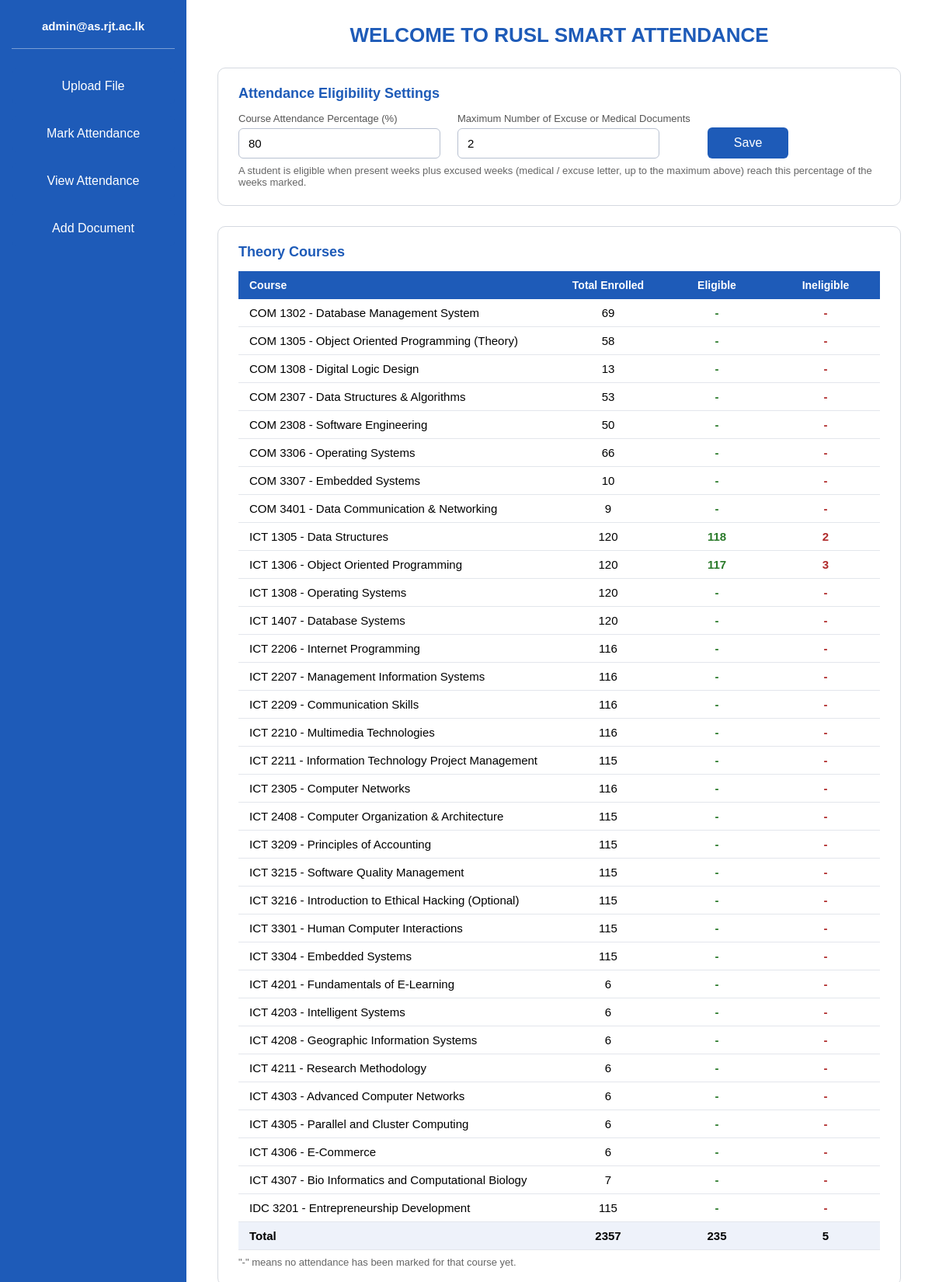
The app's page /admin.php (signed in, upper part) with its own data.
### tables this page shows
CREATE TABLE IF NOT EXISTS `calculation` (
  `attendancePercentage` float DEFAULT NULL,
  `number_of_docuemnt` int DEFAULT NULL
);

CREATE TABLE IF NOT EXISTS `course` (
  `CourseCode` varchar(50) NOT NULL,
  `Course_Name` varchar(255) NOT NULL,
  `Lecturer_Staff_Id` varchar(50) DEFAULT NULL,
  PRIMARY KEY (`CourseCode`),
  KEY `Lecturer_Staff_Id` (`Lecturer_Staff_Id`)
);

### admin.php (the view, shortened to what this page needs)
<?php
$username = $_SESSION['email'];
$dbHost = 'localhost'; $dbName = '2026_secondsem'; $dbUser = 'root'; $dbPass = '';
$warn     = '';
$savedPct = null;
$savedDoc = null;
$pctInput = '';
$docInput = '';
$tables   = ['Theory' => [], 'Practical' => []];
function findCol($cols, $pattern, $default = null) {
    foreach ($cols as $c) {
        if (preg_match($pattern, $c)) return $c;
    }
    return $default;
}
function fmtNum($v) {
    $v = (string)$v;
    return $v;
}
function isPracticalCode($code) {
    return (bool)preg_match('/\d{4}\s*P$/i', trim($code));
}
function documentId($course, $reg, $weekNo, $letter) {
    if (!preg_match('/\d+/', $course, $cm) || !preg_match('/(\d+)\D*$/', $reg, $rm)) return '';
    $last3 = substr(str_pad($rm[1], 3, '0', STR_PAD_LEFT), -3);
    return $cm[0] . $last3 . (int)$weekNo . $letter;
}
try {
    $pdo = new PDO("mysql:host=$dbHost;dbname=$dbName;charset=utf8mb4", $dbUser, $dbPass, [PDO::ATTR_ERRMODE => PDO::ERRMODE_EXCEPTION]);
    $calcCols = $pdo->query('SHOW COLUMNS FROM calculation')->fetchAll(PDO::FETCH_COLUMN);
    $pctCol = findCol($calcCols, '/percent/i');
    $docCol = findCol($calcCols, '/doc/i');
    $row = $pdo->query("SELECT `$pctCol` AS p, `$docCol` AS d FROM calculation LIMIT 1")->fetch(PDO::FETCH_ASSOC);
    if ($row && $row['p'] !== null && $row['d'] !== null) {
        $savedPct = (float)$row['p'];
        $savedDoc = (int)$row['d'];
        $pctInput = fmtNum($row['p']);
        $docInput = fmtNum($row['d']);
    }
    if ($savedPct !== null) {
        $required = $savedPct;
        $maxDocs  = $savedDoc;
        $courseCols = $pdo->query('SHOW COLUMNS FROM course')->fetchAll(PDO::FETCH_COLUMN);
        $cCode = findCol($courseCols, '/code/i', $courseCols[0]);
        $cName = findCol($courseCols, '/name/i');
        $courses = $pdo->query("SELECT `$cCode` AS code" . ($cName ? ", `$cName` AS cname" : ", '' AS cname") . " FROM course ORDER BY `$cCode`")
                       ->fetchAll(PDO::FETCH_ASSOC);
        $enrolled = [];
        foreach ($pdo->query('SELECT CourseCode, Registration_Number FROM attends')->fetchAll(PDO::FETCH_ASSOC) as $r) {
            $enrolled[trim($r['CourseCode'])][trim($r['Registration_Number'])] = true;
        }
        $att = []; $weeksOf = [];
        try {
            $attCols = $pdo->query('SHOW COLUMNS FROM attendance')->fetchAll(PDO::FETCH_COLUMN);
            $aReg = findCol($attCols, '/reg/i');  $aCourse = findCol($attCols, '/course/i');
            $aWeek = findCol($attCols, '/week/i'); $aStatus = findCol($attCols, '/status/i');
            if ($aReg && $aCourse && $aWeek && $aStatus) {
                $q = $pdo->query("SELECT `$aReg` AS reg, `$aCourse` AS course, `$aWeek` AS wk, `$aStatus` AS st FROM attendance");
                foreach ($q->fetchAll(PDO::FETCH_ASSOC) as $r) {
                    $c = trim($r['course']); $w = (int)$r['wk'];
                    $att[$c][trim($r['reg'])][$w] = ((int)$r['st'] === 1) ? 1 : 0;
                    $weeksOf[$c][$w] = true;
                }
            }
        } catch (PDOException $e) {
            $warn = 'The attendance table could not be read: ' . $e->getMessage();
        }
        $docs = [];
        try {
            foreach ($pdo->query('SELECT Document_Id, Registration_Number FROM document')->fetchAll(PDO::FETCH_ASSOC) as $d) {
                $docs[$d['Document_Id']] = trim($d['Registration_Number']);
            }
        } catch (PDOException $e) {
            $warn .= ($warn ? ' ' : '') . 'The document table could not be read, so medical / excuse documents are not counted: ' . $e->getMessage();
        }
        foreach ($courses as $c) {
            $code  = trim($c['code']);
            $regs  = array_keys($enrolled[$code] ?? []);
            $weeks = array_keys($weeksOf[$code] ?? []);
            $total = count($regs);
            $nWeeks = count($weeks);
            $eligible = null; $ineligible = null;
            if ($nWeeks > 0) {
                $eligible = 0; $ineligible = 0;
                foreach ($regs as $reg) {
                    $present = 0; $docAbsent = 0;
                    foreach ($weeks as $w) {
                        $s = $att[$code][$reg][$w] ?? 0;
                        if ($s === 1) { $present++; continue; }
                        foreach (['M', 'E'] as $letter) {
                            $id = documentId($code, $reg, $w, $letter);
                            if ($id !== '' && isset($docs[$id]) && strcasecmp($docs[$id], $reg) === 0) { $docAbsent++; break; }
                        }
                    }
                    $percent = (($present + min($docAbsent, $maxDocs)) / $nWeeks) * 100;
                    if (round($percent, 2) >= $required) $eligible++; else $ineligible++;
                }
            }
            $tables[isPracticalCode($code) ? 'Practical' : 'Theory'][] = [
                'code' => $code, 'name' => $c['cname'], 'total' => $total,
                'eligible' => $eligible, 'ineligible' => $ineligible, 'weeks' => $nWeeks,
            ];
        }
    }
} catch (PDOException $e) {
    $message = 'Database error: ' . $e->getMessage();
    $type    = 'error';
}
?>
<!DOCTYPE html>
<html lang="en">
<head>
</head>
<body>
    <div class="left">
        <div class="username"><?= htmlspecialchars($username) ?></div>
        <div class="menu">
            <a href="uploadfile.php" class="btn">Upload File</a>
            <a href="markattendance.php" class="btn">Mark Attendance</a>
            <a href="viewattendance.php" class="btn">View Attendance</a>
            <a href="document.php" class="btn">Add Document</a>
        </div>
    </div>
    <div class="right">
        <h1>WELCOME TO RUSL SMART ATTENDANCE</h1>
        <div class="panel">
            <h2>Attendance Eligibility Settings</h2>
            <form method="post" action="admin.php">
                <div class="fields">
                    <div>
                        <label for="attendance_percentage">Course Attendance Percentage (%)</label>
                        <input type="number" id="attendance_percentage" name="attendance_percentage"
                               min="0" max="100" step="0.01" placeholder="e.g. 80"
                               value="<?= htmlspecialchars($pctInput) ?>" required>
                    </div>
                    <div>
                        <label for="max_documents">Maximum Number of Excuse or Medical Documents</label>
                        <input type="number" id="max_documents" name="max_documents"
                               min="0" step="1" placeholder="e.g. 3"
                               value="<?= htmlspecialchars($docInput) ?>" required>
                    </div>
                    <div>
                        <button type="submit" class="save-btn">Save</button>
                    </div>
                </div>
            </form>
            <p class="note">A student is eligible when present weeks plus excused weeks (medical / excuse letter, up to the maximum above) reach this percentage of the weeks marked.</p>
        </div>
        <?php if ($savedPct === null): ?>
            <p class="note">Save the attendance percentage and the maximum number of documents to see the eligible and ineligible students of each course.</p>
        <?php else: ?>
            <?php foreach (['Theory', 'Practical'] as $kind): ?>
                <div class="panel">
                    <h2><?= $kind ?> Courses</h2>
                    <?php if (!$tables[$kind]): ?>
                        <p class="note">No <?= strtolower($kind) ?> courses found.</p>
                    <?php else:
                        $sumTotal = 0; $sumElig = 0; $sumInel = 0;
                    ?>
                        <table>
                            <thead>
                                <tr>
                                    <th>Course</th>
                                    <th class="num">Total Enrolled</th>
                                    <th class="num">Eligible</th>
                                    <th class="num">Ineligible</th>
                                </tr>
                            </thead>
                            <tbody>
                                <?php foreach ($tables[$kind] as $t):
                                    $sumTotal += $t['total'];
                                    $sumElig  += (int)$t['eligible'];
                                    $sumInel  += (int)$t['ineligible'];
                                ?>
                                <tr>
                                    <td><?= htmlspecialchars($t['code'] . ($t['name'] !== '' && $t['name'] !== null ? ' - ' . $t['name'] : '')) ?></td>
                                    <td class="num"><?= (int)$t['total'] ?></td>
                                    <td class="num ok"><?= $t['eligible'] === null ? '-' : (int)$t['eligible'] ?></td>
                                    <td class="num bad"><?= $t['ineligible'] === null ? '-' : (int)$t['ineligible'] ?></td>
                                </tr>
                                <?php endforeach; ?>
                                <tr class="total">
                                    <td>Total</td>
                                    <td class="num"><?= $sumTotal ?></td>
                                    <td class="num"><?= $sumElig ?></td>
                                    <td class="num"><?= $sumInel ?></td>
                                </tr>
                            </tbody>
                        </table>
                        <p class="note">"-" means no attendance has been marked for that course yet.</p>
                    <?php endif; ?>
                </div>
            <?php endforeach; ?>
        <?php endif; ?>
    </div>
</body>
</html>

### admin.php (style rules this page uses)
* { margin: 0; padding: 0; box-sizing: border-box; }
body { font-family: Arial, Helvetica, sans-serif; height: 100vh; display: flex; background: #ffffff; }
.left { width: 20%; height: 100vh; background: #1e5bb8; display: flex; flex-direction: column; padding: 25px 15px; }
.username { color: #ffffff; font-size: 15px; font-weight: bold; text-align: center; padding-bottom: 20px; margin-bottom: 25px; border-bottom: 1px solid rgba(255, 255, 255, 0.4); word-break: break-all; }
.menu { display: flex; flex-direction: column; gap: 15px; }
.btn { display: block; width: 100%; padding: 14px; background: #1e5bb8; color: #ffffff; border: none; border-radius: 6px; font-size: 16px; text-align: center; text-decoration: none; cursor: pointer; transition: background 0.2s; }
.right { width: 80%; height: 100vh; background: #ffffff; overflow-y: auto; padding: 30px 40px; }
.right h1 { color: #1e5bb8; font-size: 26px; text-align: center; margin-bottom: 26px; }
.panel { border: 1px solid #d5d9e0; border-radius: 10px; padding: 22px 26px; margin-bottom: 26px; }
.panel h2 { color: #1e5bb8; font-size: 18px; margin-bottom: 14px; }
.fields { display: flex; flex-wrap: wrap; gap: 22px; align-items: flex-end; }
.fields label { display: block; font-size: 13px; color: #555; margin-bottom: 5px; }
.fields input[type="number"] { padding: 10px 12px; border: 1px solid #b8c1d1; border-radius: 6px; font-size: 15px; width: 260px; }
.save-btn { background: #1e5bb8; color: #fff; border: none; padding: 11px 34px; border-radius: 6px; font-size: 16px; cursor: pointer; }
.note { color: #666; font-size: 13px; margin-top: 8px; }
table { width: 100%; border-collapse: collapse; margin-top: 4px; }
th { background: #1e5bb8; color: #fff; text-align: left; padding: 10px 14px; font-size: 14px; }
td { padding: 9px 14px; border-bottom: 1px solid #e3e6ec; font-size: 15px; }
td.num, th.num { text-align: center; width: 140px; }
.ok { color: #2a7a2a; font-weight: bold; }
.bad { color: #b02a2a; font-weight: bold; }
tr.total td { background: #eef2fa; font-weight: bold; }

### records on screen
calculation: attendance_percentage "80", max_documents "2"
course: CourseCode+Course_Name "COM 1302 - Database Management System", total "69"
course: CourseCode+Course_Name "COM 1305 - Object Oriented Programming (Theory)", total "58"
course: CourseCode+Course_Name "COM 1308 - Digital Logic Design", total "13"
course: CourseCode+Course_Name "COM 2307 - Data Structures & Algorithms", total "53"
course: CourseCode+Course_Name "COM 2308 - Software Engineering", total "50"
course: CourseCode+Course_Name "COM 3306 - Operating Systems", total "66"
course: CourseCode+Course_Name "COM 3307 - Embedded Systems", total "10"
course: CourseCode+Course_Name "COM 3401 - Data Communication & Networking", total "9"
course: CourseCode+Course_Name "ICT 1305 - Data Structures", total "120", eligible "118", ineligible "2"
course: CourseCode+Course_Name "ICT 1306 - Object Oriented Programming", total "120", eligible "117", ineligible "3"
course: CourseCode+Course_Name "ICT 1308 - Operating Systems", total "120"
course: CourseCode+Course_Name "ICT 1407 - Database Systems", total "120"
course: CourseCode+Course_Name "ICT 2206 - Internet Programming", total "116"
course: CourseCode+Course_Name "ICT 2207 - Management Information Systems", total "116"
course: CourseCode+Course_Name "ICT 2209 - Communication Skills", total "116"
course: CourseCode+Course_Name "ICT 2210 - Multimedia Technologies", total "116"
course: CourseCode+Course_Name "ICT 2211 - Information Technology Project Management", total "115"
course: CourseCode+Course_Name "ICT 2305 - Computer Networks", total "116"
course: CourseCode+Course_Name "ICT 2408 - Computer Organization & Architecture", total "115"
course: CourseCode+Course_Name "ICT 3209 - Principles of Accounting", total "115"
course: CourseCode+Course_Name "ICT 3215 - Software Quality Management", total "115"
course: CourseCode+Course_Name "ICT 3216 - Introduction to Ethical Hacking (Optional)", total "115"
course: CourseCode+Course_Name "ICT 3301 - Human Computer Interactions", total "115"
course: CourseCode+Course_Name "ICT 3304 - Embedded Systems", total "115"
course: CourseCode+Course_Name "ICT 4201 - Fundamentals of E-Learning", total "6"
course: CourseCode+Course_Name "ICT 4203 - Intelligent Systems", total "6"
course: CourseCode+Course_Name "ICT 4208 - Geographic Information Systems", total "6"
course: CourseCode+Course_Name "ICT 4211 - Research Methodology", total "6"
course: CourseCode+Course_Name "ICT 4303 - Advanced Computer Networks", total "6"
course: CourseCode+Course_Name "ICT 4305 - Parallel and Cluster Computing", total "6"
course: CourseCode+Course_Name "ICT 4306 - E-Commerce", total "6"
course: CourseCode+Course_Name "ICT 4307 - Bio Informatics and Computational Biology", total "7"
course: CourseCode+Course_Name "IDC 3201 - Entrepreneurship Development", total "115"

### other values on screen
$username "admin@as.rjt.ac.lk"
$kind "Theory"
$sumTotal "2357"
$sumElig "235"
$sumInel "5"
